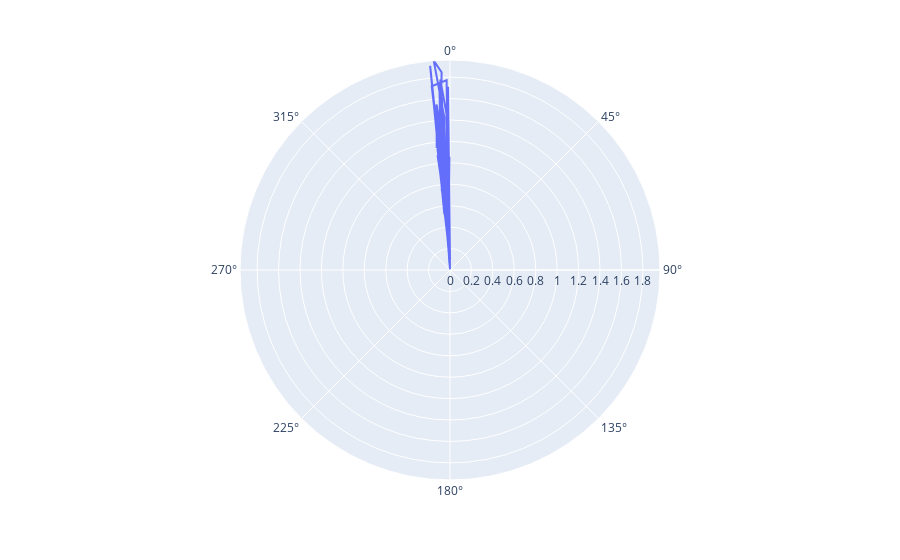

The notebook cell saved with this chart:
### Code cell
# plotly_polar_chart
df_copy = df.copy()
df_copy['angle'] = 2 * np.pi * df_copy['y']
fig = px.line_polar(df_copy, r="x", theta="angle")
fig.show()

### Figure 1 — Plotly figure (JSON) as saved in the notebook; plotly's stock layout.template omitted (floating-point values rounded to 4 significant figures)
{"data": [{"hovertemplate": "x=%{r}<br>angle=%{theta}<extra></extra>", "legendgroup": "", "line": {"color": "#636efa", "dash": "solid"}, "mode": "lines", "name": "", "r": [0.532, 0.7713, 0.9766, 1.349, 1.55, 1.145, 1.442, 0.02316, 1.709, 0.1006, 0.09914, 1.14, 0.3614, 0.1085, 1.311, 0.1653, 0.005173, 0.8564, 0.3925, 0.06393, 1.235, 0.859, 1.469, 0.4884, 1.537, 0.5364, 0.9869, 1.077, 0.4388, 1.617, 1.039, 1.42, 1.96, 1.847, 1.003, 0.08175, 1.465, 1.779, 0.2242, 1.756, 0.74, 1.134, 1.05, 0.2692, 1.772, 1.723, 0.451, 0.5316, 1.914, 0.9088], "showlegend": false, "subplot": "polar", "theta": [-2.957, -4.853, -2.347, -3.712, -4.661, -6.208, -4.755, -0.8861, -0.61, -0.07891, -0.3457, -5.906, -3.107, -2.923, -2.987, -3.609, -0.8134, -4.069, -3.279, -5.444, -3.447, -1.893, -2.308, -2.876, -4.502, -4.643, -1.979, -6.191, -2.848, -2.725, -3.011, -2.116, -4.449, -2.426, -5.496, -0.3399, -1.314, -2.913, -2.03, -3.267, -5.909, -3.491, -0.2859, -3.07, -1.022, -5.683, -3.284, -5.787, -5.553, -5.026], "type": "scatterpolar"}], "layout": {"legend": {"tracegroupgap": 0}, "margin": {"t": 60}, "polar": {"angularaxis": {"direction": "clockwise", "rotation": 90}, "domain": {"x": [0, 1], "y": [0, 1]}}}}
